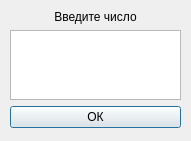
<?xml version="1.0" encoding="UTF-8"?>
<ui version="4.0">
 <class>GetWeight</class>
 <widget class="QDialog" name="GetWeight">
  <property name="geometry">
   <rect>
    <x>0</x>
    <y>0</y>
    <width>191</width>
    <height>141</height>
   </rect>
  </property>
  <property name="windowTitle">
   <string>Dialog</string>
  </property>
  <widget class="QWidget" name="layoutWidget">
   <property name="geometry">
    <rect>
     <x>10</x>
     <y>10</y>
     <width>171</width>
     <height>118</height>
    </rect>
   </property>
   <layout class="QGridLayout" name="gridLayout">
    <item row="2" column="0">
     <widget class="QPushButton" name="btnWeight">
      <property name="text">
       <string>ОК</string>
      </property>
     </widget>
    </item>
    <item row="1" column="0">
     <widget class="QPlainTextEdit" name="inputWeight"/>
    </item>
    <item row="0" column="0">
     <widget class="QLabel" name="label">
      <property name="text">
       <string>&lt;html&gt;&lt;head/&gt;&lt;body&gt;&lt;p align=&quot;center&quot;&gt;Введите число&lt;/p&gt;&lt;/body&gt;&lt;/html&gt;</string>
      </property>
     </widget>
    </item>
   </layout>
  </widget>
 </widget>
 <resources/>
 <connections/>
</ui>
